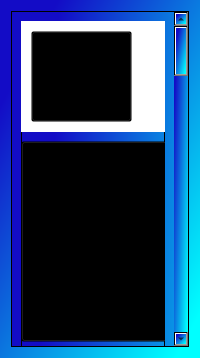
<?xml version="1.0" encoding="UTF-8"?>
<ui version="4.0">
 <class>Dialog</class>
 <widget class="QDialog" name="Dialog">
  <property name="geometry">
   <rect>
    <x>0</x>
    <y>0</y>
    <width>1200</width>
    <height>0</height>
   </rect>
  </property>
  <property name="windowTitle">
   <string>Dialog</string>
  </property>
  <property name="styleSheet">
   <string notr="true">background-color: qlineargradient(spread:pad, x1:0.134, y1:0.159091, x2:0.935, y2:0.943182, stop:0 rgba(19, 12, 198, 255), stop:1 rgba(0, 255, 255, 255));</string>
  </property>
  <layout class="QVBoxLayout" name="verticalLayout">
   <item>
    <widget class="QScrollArea" name="scrollArea">
     <property name="styleSheet">
      <string notr="true">QScrollBar:vertical{
	border:none;
	background: rgb(45,45,68);
	width: 14px;
	margin: 15px 0 15px 0;
	border-radius: 0px;
}

QScrollBar::handle:vertical{
	background-color: rgb(80,80,122);
	min-height: 30px;
	border-radius:7px;
}

QScrollBar::sub-line:vertical{
	border:none;
	background: rgb(45,45,68);
	height: 15px;
	border-top-left-radius: 7px;
	border-top-right-radius: 7px;
	subcontrol-position: top;
	subcontrol-origin: margin;
}

QScrollBar::add-line:vertical{
	border:none;
	background: rgb(45,45,68);
	height: 15px;
	border-bottom-left-radius: 7px;
	border-bottom-right-radius: 7px;
	subcontrol-position: bottom;
	subcontrol-origin: margin;
}

QScrollBar::up-arrow:vertical, QScrollBar::down-arrow:vertical {
	background:none;
}
QScrollBar::sub-page:vertical, QScrollBar::add-page:vertical {
	background:none;
}QScrollBar:vertical{
	border:none;
	background: rgb(45,45,68);
	width: 14px;
	margin: 15px 0 15px 0;
	border-radius: 0px;
}

QScrollBar::handle:vertical{
	background-color: rgb(80,80,122);
	min-height: 30px;
	border-radius:7px;
}

QScrollBar::sub-line:vertical{
	border:none;
	background: rgb(45,45,68);
	height: 15px;
	border-top-left-radius: 7px;
	border-top-right-radius: 7px;
	subcontrol-position: top;
	subcontrol-origin: margin;
}

QScrollBar::add-line:vertical{
	border:none;
	background: rgb(45,45,68);
	height: 15px;
	border-bottom-left-radius: 7px;
	border-bottom-right-radius: 7px;
	subcontrol-position: bottom;
	subcontrol-origin: margin;
}

QScrollBar::up-arrow:vertical, QScrollBar::down-arrow:vertical {
	background:none;
}
QScrollBar::sub-page:vertical, QScrollBar::add-page:vertical {
	background:none;
}</string>
     </property>
     <property name="widgetResizable">
      <bool>true</bool>
     </property>
     <widget class="QWidget" name="scrollAreaWidgetContents">
      <property name="geometry">
       <rect>
        <x>0</x>
        <y>0</y>
        <width>1155</width>
        <height>2022</height>
       </rect>
      </property>
      <layout class="QHBoxLayout" name="horizontalLayout">
       <item>
        <widget class="QFrame" name="frame">
         <property name="minimumSize">
          <size>
           <width>0</width>
           <height>2000</height>
          </size>
         </property>
         <property name="styleSheet">
          <string notr="true"/>
         </property>
         <property name="frameShape">
          <enum>QFrame::StyledPanel</enum>
         </property>
         <property name="frameShadow">
          <enum>QFrame::Raised</enum>
         </property>
         <widget class="QLabel" name="profile_label">
          <property name="geometry">
           <rect>
            <x>838</x>
            <y>10</y>
            <width>111</width>
            <height>101</height>
           </rect>
          </property>
          <property name="styleSheet">
           <string notr="true">background-color:rgba(0,0,0,0)</string>
          </property>
          <property name="text">
           <string>&lt;html&gt;&lt;head/&gt;&lt;body&gt;&lt;p&gt;&lt;br/&gt;&lt;/p&gt;&lt;/body&gt;&lt;/html&gt;</string>
          </property>
         </widget>
         <widget class="QLabel" name="search_label">
          <property name="geometry">
           <rect>
            <x>528</x>
            <y>40</y>
            <width>31</width>
            <height>31</height>
           </rect>
          </property>
          <property name="styleSheet">
           <string notr="true">background-color:rgba(0,0,0,0)</string>
          </property>
          <property name="text">
           <string>&lt;html&gt;&lt;head/&gt;&lt;body&gt;&lt;p&gt;&lt;br/&gt;&lt;/p&gt;&lt;/body&gt;&lt;/html&gt;</string>
          </property>
         </widget>
         <widget class="QPushButton" name="playlist">
          <property name="geometry">
           <rect>
            <x>988</x>
            <y>10</y>
            <width>121</width>
            <height>91</height>
           </rect>
          </property>
          <property name="styleSheet">
           <string notr="true">background-color:rgba(0,0,0,0);</string>
          </property>
          <property name="text">
           <string/>
          </property>
         </widget>
         <widget class="QPushButton" name="search">
          <property name="geometry">
           <rect>
            <x>498</x>
            <y>30</y>
            <width>61</width>
            <height>51</height>
           </rect>
          </property>
          <property name="styleSheet">
           <string notr="true">background-color:rgba(0,0,0,0);</string>
          </property>
          <property name="text">
           <string/>
          </property>
         </widget>
         <widget class="QPushButton" name="Home">
          <property name="geometry">
           <rect>
            <x>10</x>
            <y>10</y>
            <width>101</width>
            <height>91</height>
           </rect>
          </property>
          <property name="styleSheet">
           <string notr="true">background-color:rgba(0,0,0,0);</string>
          </property>
          <property name="text">
           <string/>
          </property>
         </widget>
         <widget class="QLabel" name="home_label">
          <property name="geometry">
           <rect>
            <x>10</x>
            <y>0</y>
            <width>121</width>
            <height>111</height>
           </rect>
          </property>
          <property name="styleSheet">
           <string notr="true">background-color:rgba(0,0,0,0)</string>
          </property>
          <property name="text">
           <string>&lt;html&gt;&lt;head/&gt;&lt;body&gt;&lt;p&gt;&lt;br/&gt;&lt;/p&gt;&lt;/body&gt;&lt;/html&gt;</string>
          </property>
         </widget>
         <widget class="QLabel" name="playlist_label">
          <property name="geometry">
           <rect>
            <x>998</x>
            <y>-10</y>
            <width>101</width>
            <height>121</height>
           </rect>
          </property>
          <property name="styleSheet">
           <string notr="true">background-color:rgba(0,0,0,0)</string>
          </property>
          <property name="text">
           <string>&lt;html&gt;&lt;head/&gt;&lt;body&gt;&lt;p&gt;&lt;br/&gt;&lt;/p&gt;&lt;/body&gt;&lt;/html&gt;</string>
          </property>
         </widget>
         <widget class="QPushButton" name="profile">
          <property name="geometry">
           <rect>
            <x>838</x>
            <y>10</y>
            <width>111</width>
            <height>101</height>
           </rect>
          </property>
          <property name="styleSheet">
           <string notr="true">background-color:rgba(0,0,0,0);</string>
          </property>
          <property name="text">
           <string/>
          </property>
         </widget>
         <widget class="QLineEdit" name="searchtxt">
          <property name="geometry">
           <rect>
            <x>570</x>
            <y>31</y>
            <width>251</width>
            <height>51</height>
           </rect>
          </property>
          <property name="styleSheet">
           <string notr="true">background-color:rgba(0,0,0,0);
font: 14pt &quot;MS Shell Dlg 2&quot;;
color: rgb(0, 0, 0);
PlaceholderText: &quot;Search&quot;;</string>
          </property>
         </widget>
         <widget class="QLabel" name="label_4">
          <property name="geometry">
           <rect>
            <x>-20</x>
            <y>0</y>
            <width>1201</width>
            <height>111</height>
           </rect>
          </property>
          <property name="styleSheet">
           <string notr="true">background-color: rgb(255, 255, 255);</string>
          </property>
          <property name="text">
           <string/>
          </property>
         </widget>
         <widget class="QLabel" name="vid1">
          <property name="geometry">
           <rect>
            <x>0</x>
            <y>120</y>
            <width>350</width>
            <height>200</height>
           </rect>
          </property>
          <property name="styleSheet">
           <string notr="true">background-color:rgba(0,0,0,0)</string>
          </property>
          <property name="text">
           <string/>
          </property>
         </widget>
         <widget class="QLabel" name="vid1_label">
          <property name="geometry">
           <rect>
            <x>350</x>
            <y>120</y>
            <width>791</width>
            <height>201</height>
           </rect>
          </property>
          <property name="styleSheet">
           <string notr="true">background-color: rgb(255, 255, 255);
font: 24pt &quot;MS Shell Dlg 2&quot;;</string>
          </property>
          <property name="text">
           <string>&lt;html&gt;&lt;head/&gt;&lt;body&gt;&lt;p align=&quot;center&quot;&gt;&lt;/p&gt;&lt;/body&gt;&lt;/html&gt;</string>
          </property>
          <property name="alignment">
           <set>Qt::AlignCenter</set>
          </property>
          <property name="wordWrap">
           <bool>true</bool>
          </property>
         </widget>
         <widget class="QLabel" name="vid2">
          <property name="geometry">
           <rect>
            <x>0</x>
            <y>340</y>
            <width>350</width>
            <height>200</height>
           </rect>
          </property>
          <property name="styleSheet">
           <string notr="true">background-color:rgba(0,0,0,0)</string>
          </property>
          <property name="text">
           <string/>
          </property>
         </widget>
         <widget class="QLabel" name="vid2_label">
          <property name="geometry">
           <rect>
            <x>350</x>
            <y>340</y>
            <width>791</width>
            <height>201</height>
           </rect>
          </property>
          <property name="styleSheet">
           <string notr="true">background-color: rgb(255, 255, 255);
font: 24pt &quot;MS Shell Dlg 2&quot;;</string>
          </property>
          <property name="text">
           <string>&lt;html&gt;&lt;head/&gt;&lt;body&gt;&lt;p align=&quot;center&quot;&gt;&lt;/p&gt;&lt;/body&gt;&lt;/html&gt;</string>
          </property>
          <property name="alignment">
           <set>Qt::AlignCenter</set>
          </property>
          <property name="wordWrap">
           <bool>true</bool>
          </property>
         </widget>
         <widget class="QLabel" name="vid3">
          <property name="geometry">
           <rect>
            <x>0</x>
            <y>570</y>
            <width>350</width>
            <height>200</height>
           </rect>
          </property>
          <property name="styleSheet">
           <string notr="true">background-color:rgba(0,0,0,0)</string>
          </property>
          <property name="text">
           <string/>
          </property>
         </widget>
         <widget class="QLabel" name="vid3_label">
          <property name="geometry">
           <rect>
            <x>350</x>
            <y>570</y>
            <width>791</width>
            <height>201</height>
           </rect>
          </property>
          <property name="styleSheet">
           <string notr="true">background-color: rgb(255, 255, 255);
font: 24pt &quot;MS Shell Dlg 2&quot;;</string>
          </property>
          <property name="text">
           <string>&lt;html&gt;&lt;head/&gt;&lt;body&gt;&lt;p align=&quot;center&quot;&gt;&lt;/p&gt;&lt;/body&gt;&lt;/html&gt;</string>
          </property>
          <property name="alignment">
           <set>Qt::AlignCenter</set>
          </property>
          <property name="wordWrap">
           <bool>true</bool>
          </property>
         </widget>
         <widget class="QLabel" name="vid4">
          <property name="geometry">
           <rect>
            <x>0</x>
            <y>810</y>
            <width>350</width>
            <height>200</height>
           </rect>
          </property>
          <property name="styleSheet">
           <string notr="true">background-color:rgba(0,0,0,0)</string>
          </property>
          <property name="text">
           <string/>
          </property>
         </widget>
         <widget class="QLabel" name="vid4_label">
          <property name="geometry">
           <rect>
            <x>350</x>
            <y>810</y>
            <width>791</width>
            <height>201</height>
           </rect>
          </property>
          <property name="styleSheet">
           <string notr="true">background-color: rgb(255, 255, 255);
font: 24pt &quot;MS Shell Dlg 2&quot;;</string>
          </property>
          <property name="text">
           <string>&lt;html&gt;&lt;head/&gt;&lt;body&gt;&lt;p align=&quot;center&quot;&gt;&lt;/p&gt;&lt;/body&gt;&lt;/html&gt;</string>
          </property>
          <property name="alignment">
           <set>Qt::AlignCenter</set>
          </property>
          <property name="wordWrap">
           <bool>true</bool>
          </property>
         </widget>
         <widget class="QLabel" name="vid5_label">
          <property name="geometry">
           <rect>
            <x>350</x>
            <y>1050</y>
            <width>791</width>
            <height>201</height>
           </rect>
          </property>
          <property name="styleSheet">
           <string notr="true">background-color: rgb(255, 255, 255);
font: 24pt &quot;MS Shell Dlg 2&quot;;</string>
          </property>
          <property name="text">
           <string>&lt;html&gt;&lt;head/&gt;&lt;body&gt;&lt;p align=&quot;center&quot;&gt;&lt;/p&gt;&lt;/body&gt;&lt;/html&gt;</string>
          </property>
          <property name="alignment">
           <set>Qt::AlignCenter</set>
          </property>
          <property name="wordWrap">
           <bool>true</bool>
          </property>
         </widget>
         <widget class="QLabel" name="vid5">
          <property name="geometry">
           <rect>
            <x>0</x>
            <y>1050</y>
            <width>350</width>
            <height>200</height>
           </rect>
          </property>
          <property name="styleSheet">
           <string notr="true">background-color:rgba(0,0,0,0)</string>
          </property>
          <property name="text">
           <string/>
          </property>
         </widget>
         <widget class="QLabel" name="vid6_label">
          <property name="geometry">
           <rect>
            <x>350</x>
            <y>1290</y>
            <width>791</width>
            <height>201</height>
           </rect>
          </property>
          <property name="styleSheet">
           <string notr="true">background-color: rgb(255, 255, 255);
font: 24pt &quot;MS Shell Dlg 2&quot;;</string>
          </property>
          <property name="text">
           <string>&lt;html&gt;&lt;head/&gt;&lt;body&gt;&lt;p align=&quot;center&quot;&gt;&lt;/p&gt;&lt;/body&gt;&lt;/html&gt;</string>
          </property>
          <property name="alignment">
           <set>Qt::AlignCenter</set>
          </property>
          <property name="wordWrap">
           <bool>true</bool>
          </property>
         </widget>
         <widget class="QLabel" name="vid6">
          <property name="geometry">
           <rect>
            <x>0</x>
            <y>1290</y>
            <width>350</width>
            <height>200</height>
           </rect>
          </property>
          <property name="styleSheet">
           <string notr="true">background-color:rgba(0,0,0,0)</string>
          </property>
          <property name="text">
           <string/>
          </property>
         </widget>
         <widget class="QLabel" name="vid7_label">
          <property name="geometry">
           <rect>
            <x>350</x>
            <y>1530</y>
            <width>791</width>
            <height>201</height>
           </rect>
          </property>
          <property name="styleSheet">
           <string notr="true">background-color: rgb(255, 255, 255);
font: 24pt &quot;MS Shell Dlg 2&quot;;</string>
          </property>
          <property name="text">
           <string>&lt;html&gt;&lt;head/&gt;&lt;body&gt;&lt;p align=&quot;center&quot;&gt;&lt;/p&gt;&lt;/body&gt;&lt;/html&gt;</string>
          </property>
          <property name="alignment">
           <set>Qt::AlignCenter</set>
          </property>
          <property name="wordWrap">
           <bool>true</bool>
          </property>
         </widget>
         <widget class="QLabel" name="vid7">
          <property name="geometry">
           <rect>
            <x>0</x>
            <y>1530</y>
            <width>350</width>
            <height>200</height>
           </rect>
          </property>
          <property name="styleSheet">
           <string notr="true">background-color:rgba(0,0,0,0)</string>
          </property>
          <property name="text">
           <string/>
          </property>
         </widget>
         <widget class="QLabel" name="vid8_label">
          <property name="geometry">
           <rect>
            <x>350</x>
            <y>1770</y>
            <width>791</width>
            <height>201</height>
           </rect>
          </property>
          <property name="styleSheet">
           <string notr="true">background-color: rgb(255, 255, 255);
font: 24pt &quot;MS Shell Dlg 2&quot;;</string>
          </property>
          <property name="text">
           <string>&lt;html&gt;&lt;head/&gt;&lt;body&gt;&lt;p align=&quot;center&quot;&gt;&lt;/p&gt;&lt;/body&gt;&lt;/html&gt;</string>
          </property>
          <property name="alignment">
           <set>Qt::AlignCenter</set>
          </property>
          <property name="wordWrap">
           <bool>true</bool>
          </property>
         </widget>
         <widget class="QLabel" name="vid8">
          <property name="geometry">
           <rect>
            <x>0</x>
            <y>1770</y>
            <width>350</width>
            <height>200</height>
           </rect>
          </property>
          <property name="styleSheet">
           <string notr="true">background-color:rgba(0,0,0,0)</string>
          </property>
          <property name="text">
           <string/>
          </property>
         </widget>
         <widget class="QPushButton" name="btn1">
          <property name="geometry">
           <rect>
            <x>0</x>
            <y>120</y>
            <width>1141</width>
            <height>201</height>
           </rect>
          </property>
          <property name="styleSheet">
           <string notr="true">background-color: rgba(0, 0, 0, 0);</string>
          </property>
          <property name="text">
           <string/>
          </property>
         </widget>
         <widget class="QPushButton" name="btn2">
          <property name="geometry">
           <rect>
            <x>0</x>
            <y>340</y>
            <width>1141</width>
            <height>201</height>
           </rect>
          </property>
          <property name="styleSheet">
           <string notr="true">background-color: rgba(0, 0, 0, 0);</string>
          </property>
          <property name="text">
           <string/>
          </property>
         </widget>
         <widget class="QPushButton" name="btn3">
          <property name="geometry">
           <rect>
            <x>0</x>
            <y>570</y>
            <width>1141</width>
            <height>201</height>
           </rect>
          </property>
          <property name="styleSheet">
           <string notr="true">background-color: rgba(0, 0, 0, 0);</string>
          </property>
          <property name="text">
           <string/>
          </property>
         </widget>
         <widget class="QPushButton" name="btn4">
          <property name="geometry">
           <rect>
            <x>0</x>
            <y>810</y>
            <width>1141</width>
            <height>201</height>
           </rect>
          </property>
          <property name="styleSheet">
           <string notr="true">background-color: rgba(0, 0, 0, 0);</string>
          </property>
          <property name="text">
           <string/>
          </property>
         </widget>
         <widget class="QPushButton" name="btn5">
          <property name="geometry">
           <rect>
            <x>0</x>
            <y>1050</y>
            <width>1141</width>
            <height>201</height>
           </rect>
          </property>
          <property name="styleSheet">
           <string notr="true">background-color: rgba(0, 0, 0, 0);</string>
          </property>
          <property name="text">
           <string/>
          </property>
         </widget>
         <widget class="QPushButton" name="btn6">
          <property name="geometry">
           <rect>
            <x>0</x>
            <y>1290</y>
            <width>1141</width>
            <height>201</height>
           </rect>
          </property>
          <property name="styleSheet">
           <string notr="true">background-color: rgba(0, 0, 0, 0);</string>
          </property>
          <property name="text">
           <string/>
          </property>
         </widget>
         <widget class="QPushButton" name="btn7">
          <property name="geometry">
           <rect>
            <x>0</x>
            <y>1530</y>
            <width>1141</width>
            <height>201</height>
           </rect>
          </property>
          <property name="styleSheet">
           <string notr="true">background-color: rgba(0, 0, 0, 0);</string>
          </property>
          <property name="text">
           <string/>
          </property>
         </widget>
         <widget class="QPushButton" name="btn8">
          <property name="geometry">
           <rect>
            <x>0</x>
            <y>1770</y>
            <width>1141</width>
            <height>201</height>
           </rect>
          </property>
          <property name="styleSheet">
           <string notr="true">background-color: rgba(0, 0, 0, 0);</string>
          </property>
          <property name="text">
           <string/>
          </property>
         </widget>
         <zorder>label_4</zorder>
         <zorder>profile_label</zorder>
         <zorder>search_label</zorder>
         <zorder>search</zorder>
         <zorder>home_label</zorder>
         <zorder>playlist_label</zorder>
         <zorder>profile</zorder>
         <zorder>searchtxt</zorder>
         <zorder>Home</zorder>
         <zorder>playlist</zorder>
         <zorder>vid1</zorder>
         <zorder>vid1_label</zorder>
         <zorder>vid2</zorder>
         <zorder>vid2_label</zorder>
         <zorder>vid3</zorder>
         <zorder>vid3_label</zorder>
         <zorder>vid4</zorder>
         <zorder>vid4_label</zorder>
         <zorder>vid5_label</zorder>
         <zorder>vid5</zorder>
         <zorder>vid6_label</zorder>
         <zorder>vid6</zorder>
         <zorder>vid7_label</zorder>
         <zorder>vid7</zorder>
         <zorder>vid8_label</zorder>
         <zorder>vid8</zorder>
         <zorder>btn1</zorder>
         <zorder>btn2</zorder>
         <zorder>btn3</zorder>
         <zorder>btn4</zorder>
         <zorder>btn5</zorder>
         <zorder>btn6</zorder>
         <zorder>btn7</zorder>
         <zorder>btn8</zorder>
        </widget>
       </item>
      </layout>
     </widget>
    </widget>
   </item>
  </layout>
 </widget>
 <resources/>
 <connections/>
</ui>
